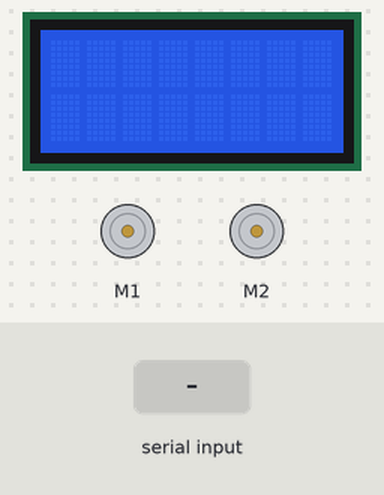
Bench run of a sketch on a simulated Arduino Leonardo, built with avr-gcc and run on an emulated ATmega32U4. Parts: 2 × DC motor (green arrow = forward, orange = backward, longer = faster), 8×2 character LCD. The inputs (shaded band) are chosen by the test bench. What the sketch prints to the serial monitor is not drawn.

Above: at 1.2 s.
1.3 s: "90 45\n" received over Serial
At 2.5 s:
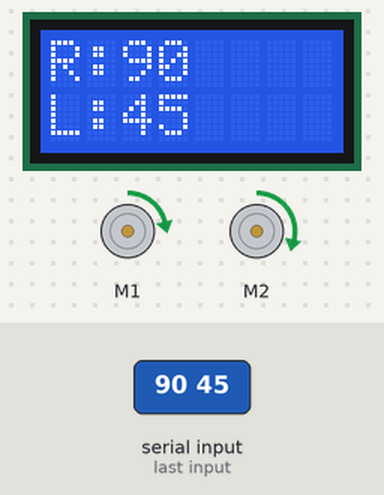
2.8 s: "30 150\n" received over Serial
At 3.8 s:
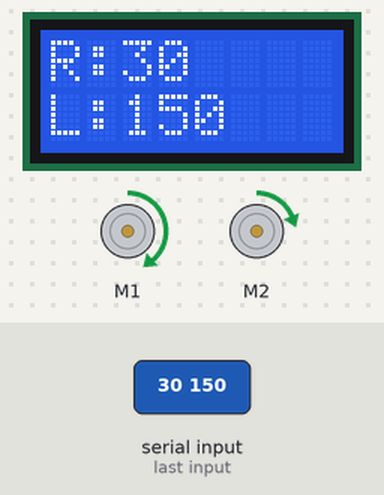
4.3 s: "1 90\n" received over Serial
At 5.0 s:
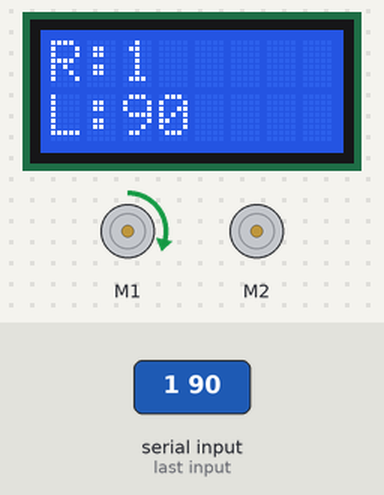
Timing chart, 0 to 7.3 s (numbered marks = the images above; inputs shaded):
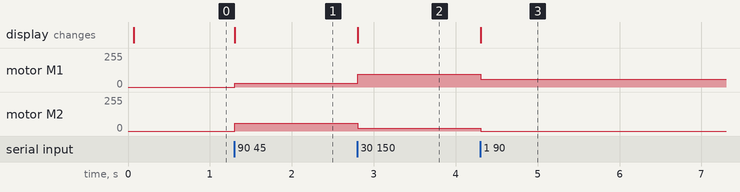

The sketch:

PWM_controlled_drive.ino
```cpp
#include <Romi32U4.h>

// Create motor objects for left and right wheels
Romi32U4Motors motors;
Romi32U4Encoders encoders;
Romi32U4LCD lcd; // LCD object for displaying data

// PID control variables
float Kp = 0.5, Ki = 0.0, Kd = 0.0; // Tune these values as necessary
float previousErrorR = 0, integralR = 0;
float previousErrorL = 0, integralL = 0;

int desiredSpeedR = 0;  // Target speed for right wheel (from serial input)
int desiredSpeedL = 0;  // Target speed for left wheel (from serial input)

unsigned long lastSampleTime = 0;
const unsigned long sampleInterval = 100;  // 100 ms sampling time

void setup() {
    Serial.begin(115200);  // Set the baud rate for serial communication
    while (!Serial) {
        // Wait for serial connection
    }

    encoders.init(); // Initialize encoders
    motors.setSpeeds(0, 0);  // Start with motors off

    lcd.clear();  // Clear the LCD at the start
}

void loop() {
    // 1. Check for new serial input
    if (Serial.available() > 0) {
        String input = Serial.readStringUntil('\n');
        parseSerialInput(input);

        // Display the desired speeds on the LCD
        displayDesiredSpeedsOnLCD();
    }

    // 2. Run PID control at the set sampling interval
    if (millis() - lastSampleTime >= sampleInterval) {
        lastSampleTime = millis();
        controlMotors();

        // 3. Get actual speeds from encoders and send over serial
        int actualSpeedR = encoders.getCountsAndResetRight();
        int actualSpeedL = encoders.getCountsAndResetLeft();
        Serial.print(actualSpeedR);
        Serial.print(" ");
        Serial.println(actualSpeedL);
    }
}

// Function to parse the serial input "SpeedR SpeedL"
void parseSerialInput(String input) {
    int spaceIndex = input.indexOf(' ');

    if (spaceIndex != -1) {
        String rightStr = input.substring(0, spaceIndex);
        String leftStr = input.substring(spaceIndex + 1);

        desiredSpeedR = rightStr.toInt();  // Convert string to integer
        desiredSpeedL = leftStr.toInt();   // Convert string to integer
    }
}

// Function to display desired speeds on the LCD
void displayDesiredSpeedsOnLCD() {
    lcd.clear();  // Clear the previous content on the LCD

    // Display desired speed for right wheel on line 1
    lcd.gotoXY(0, 0);  // Move to the first line
    lcd.print("R:");
    lcd.print(desiredSpeedR);

    // Display desired speed for left wheel on line 2
    lcd.gotoXY(0, 1);  // Move to the second line
    lcd.print("L:");
    lcd.print(desiredSpeedL);
}

void controlMotors() {

    motors.setSpeeds(desiredSpeedL, desiredSpeedR);
}
```

Measured:
- after the input at 1.3 s, motor M1: stopped → forward 28/255 at once; motor M2: stopped → forward 57/255 at once; the display: changes at once (image 1)
- after the input at 2.8 s, motor M1: forward 28/255 → forward 95/255 at once; motor M2: forward 57/255 → forward 19/255 at once; the display: changes at once (image 2)
- after the input at 4.3 s, motor M1: forward 95/255 → forward 57/255 at once; motor M2: forward 19/255 → stopped at once; the display: changes at once (image 3)
